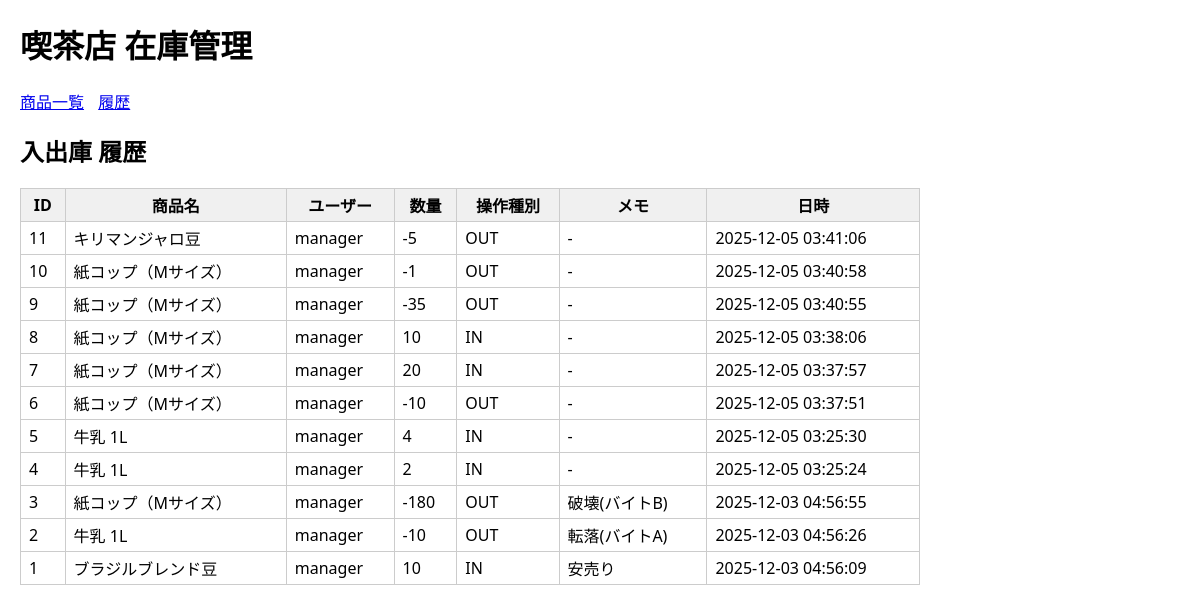
Page /movements on the earlier database version.
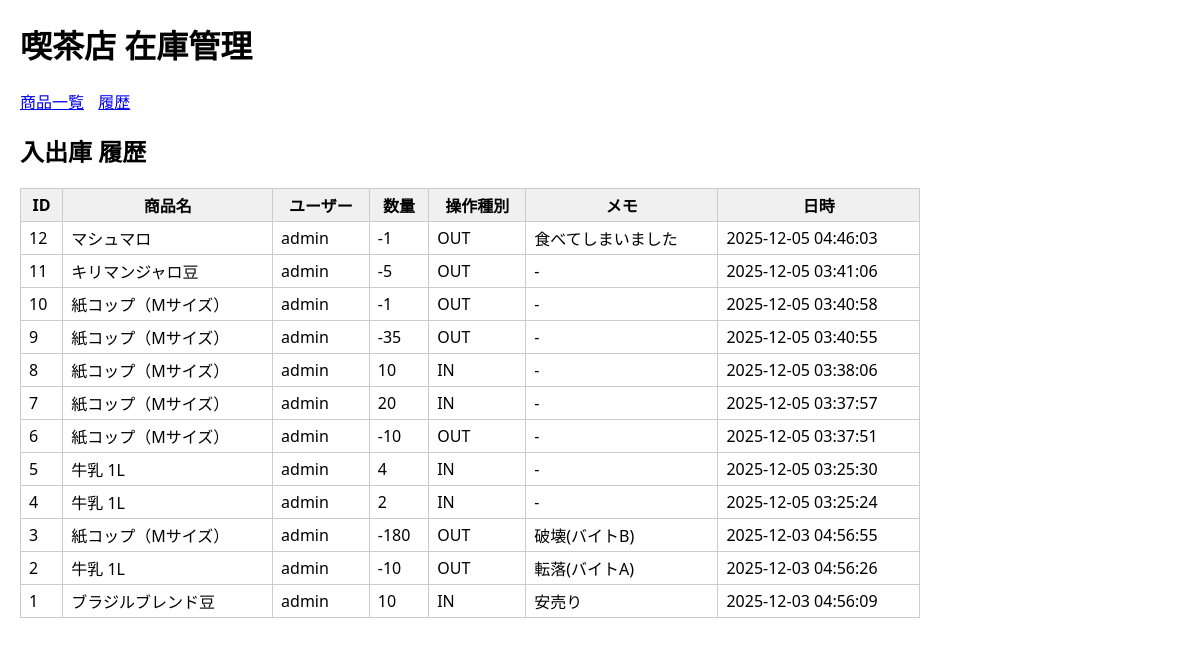
Same page on the later database version.
### tables this page shows
CREATE TABLE STOCKMOVEMENTS (
    id INTEGER PRIMARY KEY,
    item_id INTEGER NOT NULL,
    user_id INTEGER NOT NULL,
    quantity_change INTEGER NOT NULL,
    movement_type TEXT NOT NULL,
    memo TEXT,
    created_at DATETIME DEFAULT CURRENT_TIMESTAMP,
    FOREIGN KEY (item_id) REFERENCES ITEMS(id),
    FOREIGN KEY (user_id) REFERENCES USERS(id)
);

CREATE TABLE ITEMS (
    id INTEGER PRIMARY KEY,
    name TEXT NOT NULL,
    unit TEXT NOT NULL,
    stock INTEGER NOT NULL DEFAULT 0,
    threshold INTEGER NOT NULL DEFAULT 0,
    is_active INTEGER NOT NULL DEFAULT 1,   -- 0 or 1
    category_id INTEGER,
    supplier_id INTEGER,
    created_at DATETIME DEFAULT CURRENT_TIMESTAMP,
    FOREIGN KEY (category_id) REFERENCES CATEGORIES(id),
    FOREIGN KEY (supplier_id) REFERENCES SUPPLIERS(id)
);

CREATE TABLE USERS (
    id INTEGER PRIMARY KEY,
    username TEXT NOT NULL UNIQUE,
    password_hash TEXT NOT NULL,
    role TEXT NOT NULL,
    created_at DATETIME DEFAULT CURRENT_TIMESTAMP
);

### app.py (the view)
@app.route("/movements")
def movement_list():
    db = get_db()
    movements = db.execute(
        """
        SELECT
            STOCKMOVEMENTS.id,
            STOCKMOVEMENTS.item_id,
            STOCKMOVEMENTS.user_id,
            STOCKMOVEMENTS.quantity_change,
            STOCKMOVEMENTS.movement_type,
            STOCKMOVEMENTS.memo,
            STOCKMOVEMENTS.created_at,
            ITEMS.name AS item_name,
            USERS.username AS user_name
        FROM STOCKMOVEMENTS
        LEFT JOIN ITEMS ON STOCKMOVEMENTS.item_id = ITEMS.id
        LEFT JOIN USERS ON STOCKMOVEMENTS.user_id = USERS.id
        ORDER BY STOCKMOVEMENTS.created_at DESC
        """
    ).fetchall()
    return render_template("movements.html", movements=movements)

### app.py (called while the page is built, shortened)
def get_db():
    if "db" not in g:
        conn = sqlite3.connect(DATABASE)
        conn.row_factory = sqlite3.Row  # 行を dict っぽく扱えるようにする
        conn.execute("PRAGMA foreign_keys = ON;")
        g.db = conn
    return g.db

@app.before_request
def load_logged_in_user():
    user_id = session.get("user_id")
    if user_id is None:
        g.user = None

### templates/movements.html
{% extends "base.html" %}
{% block content %}
  <h2>入出庫 履歴</h2>
  {% if movements %}
    <table>
      <thead>
        <tr>
          <th>ID</th>
          <th>商品名</th>
          <th>ユーザー</th>
          <th>数量</th>
          <th>操作種別</th>
          <th>メモ</th>
          <th>日時</th>
        </tr>
      </thead>
      <tbody>
        {% for m in movements %}
          <tr>
            <td>{{ m.id }}</td>
            <td>{{ m.item_name }}</td>
            <td>{{ m.user_name }}</td>
            <td>{{ m.quantity_change }}</td>
            <td>{{ m.movement_type }}</td>
            <td>{{ m.memo or "-" }}</td>
            <td>{{ m.created_at }}</td>
          </tr>
        {% endfor %}
      </tbody>
    </table>
  {% else %}
    <p>まだ履歴がありません。</p>
  {% endif %}
{% endblock %}

### templates/base.html (shortened to what this page needs)
<!doctype html>
<html lang="ja">
  <head>
    <link rel="stylesheet" href="{{ url_for('static', filename='style.css') }}">
  </head>
  <body>
    <header>
      <h1>喫茶店 在庫管理</h1>
      <nav>
        <a href="{{ url_for('item_list') }}">商品一覧</a>
        <a href="{{ url_for('movement_list') }}">履歴</a>
      </nav>
    </header>
    {% block content %}{% endblock %}
  </body>
</html>

### static/style.css (style rules this page uses)
body { font-family: system-ui, sans-serif; margin: 20px; }
header { margin-bottom: 20px; }
nav a { margin-right: 10px; }
table { border-collapse: collapse; width: 100%; max-width: 900px; }
th, td { border: 1px solid #ccc; padding: 4px 8px; }
th { background: #f0f0f0; }

Differences in the rows shown:
added STOCKMOVEMENTS: id "12", item_name "マシュマロ", user_name "admin", quantity_change "-1", movement_type "OUT", memo "食べてしまいました", created_at "2025-12-05 04:46:03"
changed through a linked row, STOCKMOVEMENTS "キリマンジャロ豆": user_name "manager" → "admin"
changed through a linked row, STOCKMOVEMENTS id 10: user_name "manager" → "admin"
changed through a linked row, STOCKMOVEMENTS id 9: user_name "manager" → "admin"
changed through a linked row, STOCKMOVEMENTS id 8: user_name "manager" → "admin"
changed through a linked row, STOCKMOVEMENTS id 7: user_name "manager" → "admin"
changed through a linked row, STOCKMOVEMENTS id 6: user_name "manager" → "admin"
changed through a linked row, STOCKMOVEMENTS id 5: user_name "manager" → "admin"
changed through a linked row, STOCKMOVEMENTS id 4: user_name "manager" → "admin"
changed through a linked row, STOCKMOVEMENTS "破壊(バイトB)": user_name "manager" → "admin"
changed through a linked row, STOCKMOVEMENTS "転落(バイトA)": user_name "manager" → "admin"
changed through a linked row, STOCKMOVEMENTS "安売り": user_name "manager" → "admin"
